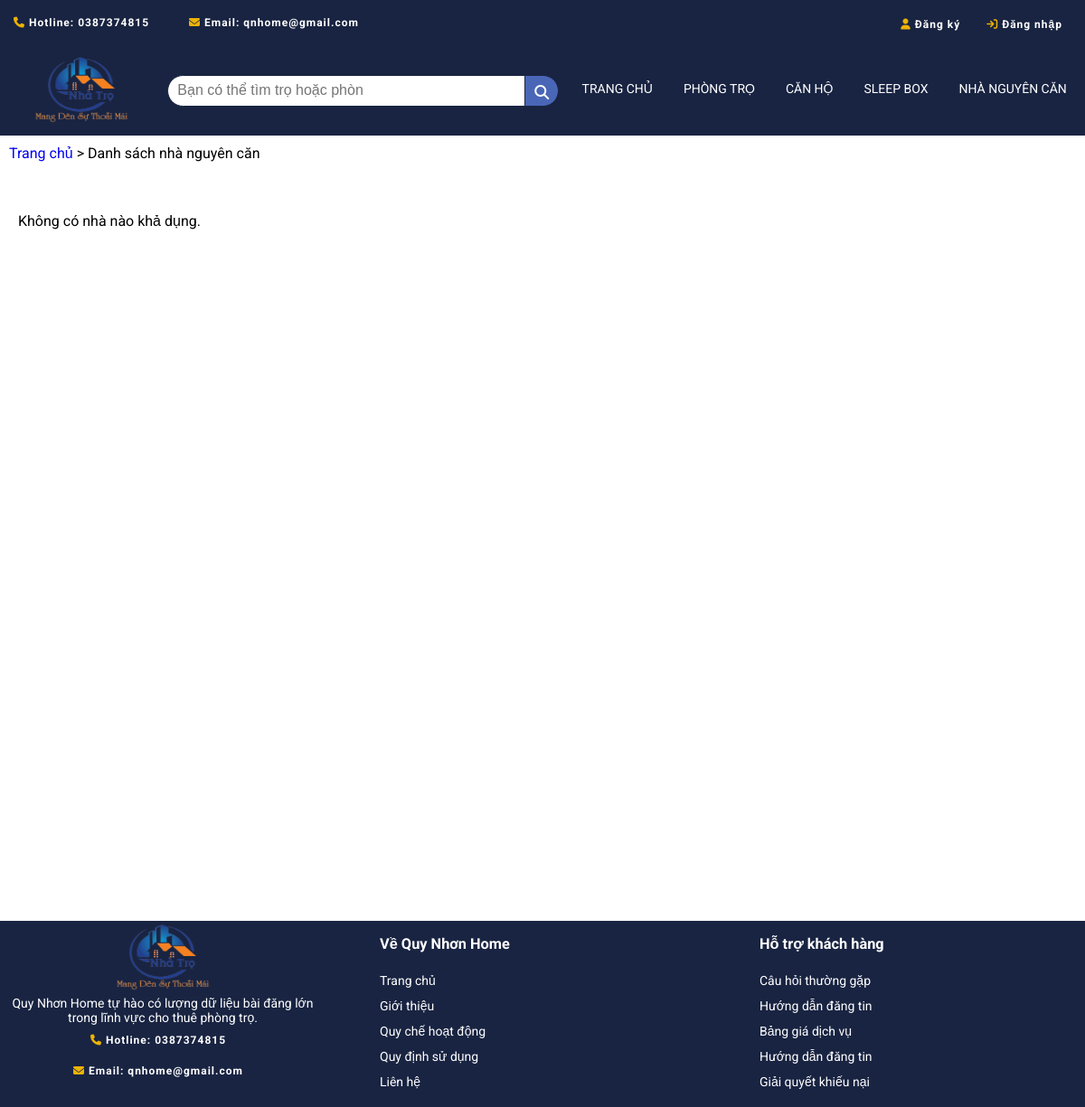
/trangdanhsachnhanguyencan.php, run on an earlier commit of the app's database.
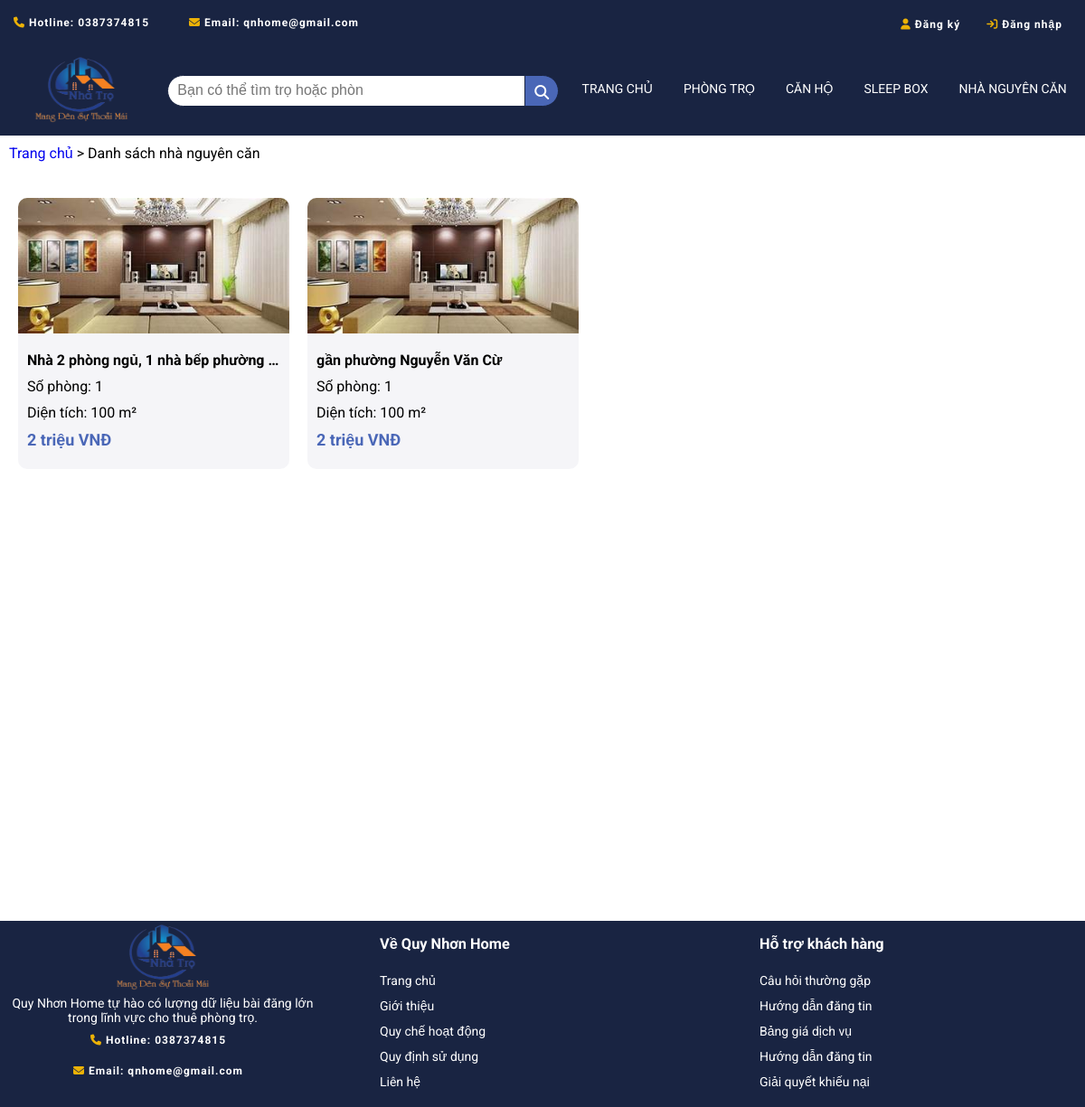
And on a later commit of the database.
### tables this page shows
CREATE TABLE IF NOT EXISTS `phongtro` (
  `Id_PhongTro` int(11) NOT NULL AUTO_INCREMENT,
  `TieuDe` text DEFAULT NULL,
  `LoaiHinhChoThue` text DEFAULT NULL,
  `HinhAnh` text DEFAULT NULL,
  `DiaChiCuThe` text DEFAULT NULL,
  `Phuong` text DEFAULT NULL,
  `Gia` text DEFAULT NULL,
  `DienTich` int(11) DEFAULT NULL,
  `SoPhong` int(11) DEFAULT NULL,
  `MoTa` text DEFAULT NULL,
  `Id_DanhMuc` int(11) DEFAULT NULL,
  `Id_User` int(11) DEFAULT NULL,
  `status` enum('pending','approved','rejected') NOT NULL,
  `full_text_search_column` text GENERATED ALWAYS AS (concat_ws(' ',`TieuDe`,`Phuong`,`Gia`,`SoPhong`,`DienTich`,`MoTa`)) STORED,
  `ThoiGianDang` datetime DEFAULT NULL,
  PRIMARY KEY (`Id_PhongTro`),
  KEY `Id_DanhMuc` (`Id_DanhMuc`),
  KEY `Id_User` (`Id_User`)
);

### trangdanhsachnhanguyencan.php (the view, shortened to what this page needs)
<!DOCTYPE html>
<html lang="en">
<head>
    <link rel="stylesheet" href="/css/trangdanhsachphongtro.css" />
    <link rel="stylesheet" href="https://cdnjs.cloudflare.com/ajax/libs/font-awesome/6.4.0/css/all.min.css" />
</head>
<body>
    <?php
    require 'layout/header.php';
    ?>
    <div class="breadcrumb" style="margin-top: 10px; margin-bottom: 20px;margin-left: 10px;">
        <a href="/trangchu.php" style="text-decoration: none;">Trang chủ</a> &gt; Danh sách nhà nguyên căn
    </div>
    <div class="main">
        <div class="thanhphan">
            <?php
            $kn = mysqli_connect("localhost", "root", "", "webtimtro") or die("Không kết nối được");
            mysqli_set_charset($kn, "utf8mb4");
            $caulenh = "SELECT phongtro.* FROM phongtro
            INNER JOIN danhmuc ON phongtro.Id_DanhMuc = danhmuc.Id_DanhMuc
            WHERE danhmuc.TenDanhMuc = 'Nhà nguyên căn' and phongtro.status='approved'";
            $kq = mysqli_query($kn, $caulenh);
            $hasResults = false;
            while ($row = mysqli_fetch_array($kq)) {
                $hasResults = true;
                $id_pt = $row["Id_PhongTro"];
                echo "<div class='tongquat'>
                    <a href='trangphongchitiet.php?id=$id_pt'>
                        <div class='noidung'>
                            <div class='top'>
                                <img src='/process/" . $row["HinhAnh"] . "' alt='hinhanh'/>
                            </div>
                            <div class='bottom'>
                            <h4>" . $row["MoTa"] . " phường ". $row["Phuong"] ."</h4>
                            <p>Số phòng: " . $row["SoPhong"] . "</p>
                            <p>Diện tích: " . $row["DienTich"] . " m²</p>
                            <p style='color:#4a67b7; font-weight: 700; font-size: 18px'>" . $row["Gia"] . " VNĐ</p>
                            </div>
                        </div>
                    </a>
                </div>";
            }
            if (!$hasResults) {
                echo "<p>Không có nhà nào khả dụng.</p>";
            }
            ?>
        </div>
    </div>
    <?php
     require 'layout/footer.php';
    ?>
</body>
</html>

What changed in the data, as far as the page shows it:
added phongtro: HinhAnh (picture), MoTa "Nhà 2 phòng ngủ, 1 nhà bếp", SoPhong "1", DienTich "100", Gia "2 triệu"
added phongtro: HinhAnh (picture), MoTa "gần", Phuong "Nguyễn Văn Cừ", SoPhong "1", DienTich "100", Gia "2 triệu"
Also different on the page:
text no longer shown: "Không có nhà nào khả dụng."
